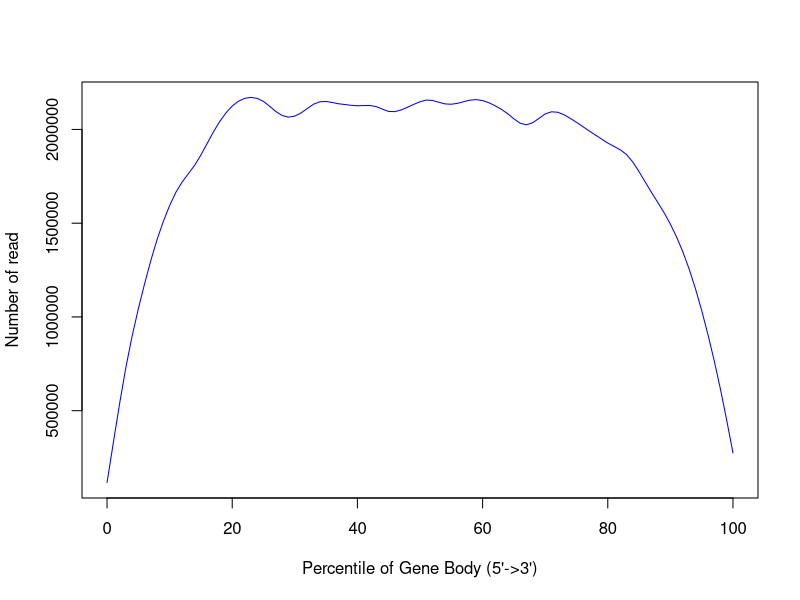

Here is the R script that generated this plot:
png('/rds/user/is460/hpc-work/muscle-rnaseq/ezbamqc/output/figs/srpk3_wt_ttnb_wt_3.geneBodyCoverage.png',width=500,height=500,units='px')
x=c(0,1,2,3,4,5,6,7,8,9,10,11,12,13,14,15,16,17,18,19,20,21,22,23,24,25,26,27,28,29,30,31,32,33,34,35,36,37,38,39,40,41,42,43,44,45,46,47,48,49,50,51,52,53,54,55,56,57,58,59,60,61,62,63,64,65,66,67,68,69,70,71,72,73,74,75,76,77,78,79,80,81,82,83,84,85,86,87,88,89,90,91,92,93,94,95,96,97,98,99,100)
y=c(113717,311927,534155,760171,904380,1031434,1160096,1311776,1419823,1507751,1580040,1682249,1744127,1742378,1789196,1873350,1911582,1997620,2052577,2076558,2133327,2151568,2156214,2183628,2154974,2165987,2129092,2085766,2063289,2062960,2068238,2087350,2097924,2153927,2157710,2156007,2128497,2129778,2145569,2126297,2115305,2123600,2133533,2144650,2107221,2076388,2084557,2112649,2121477,2127084,2144399,2168475,2174478,2130535,2127957,2132877,2131160,2154304,2155451,2166629,2155316,2141581,2120799,2108730,2092462,2075794,2010489,2006976,2032377,2053902,2096686,2112446,2089848,2072246,2055968,2041240,2014121,1987860,1972997,1953337,1928711,1880414,1903939,1883188,1831748,1767893,1717422,1650420,1608300,1563538,1494358,1423365,1351262,1254785,1152810,1035593,900851,768106,623508,457354,260040)
smoothsp = smooth.spline(x,y,spar=0.35)
plot(smoothsp,type="l",col="blue",xlab="Percentile of Gene Body (5'->3')",ylab="Number of read",xlim=c(0,100))
dev.state = dev.off()
